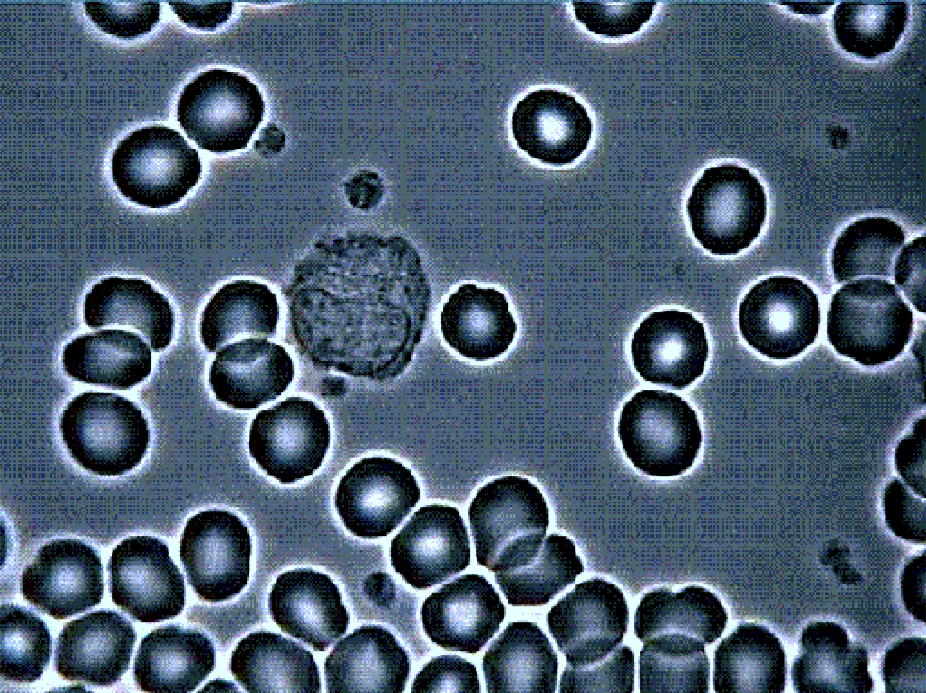
#> input picture Cells.png, 926 x 693 px
$ python cells_main.py
#> lines starting #> are read from the running program, lines starting #| are printed output that depends on the picture; after the words box and inside, x2 and y2 are one past the last pixel; in counts of white or black regions, pixels touching at a corner belong together
import cv2 as cv
import numpy as np
from matplotlib import pyplot as plt


def color_pools(img, base, mask):
    _, markers = cv.connectedComponents(base)
    markers[mask == 255] = 0
    markers = cv.watershed(img, markers)

    # result
    count = markers.max() - 1
    # contour
    img[markers == -1] = [255, 255, 255]
    # background
    img[markers == 1] = [0, 0, 0]

    for marker in range(2, markers.max()):
        color = np.random.choice(range(256), size=3)
        img[markers == marker] = color

    return img, count


img = cv.imread('Cells.png')
#> img is the input picture: shape (693, 926, 3); mean B, G, R 112.5, 93.5, 75.7

kernel_ones_3x3 = np.ones((7, 7), np.uint8)
kernel_ellipse_7x7 = cv.getStructuringElement(cv.MORPH_ELLIPSE, (7, 7))
kernel_ellipse_3x3 = cv.getStructuringElement(cv.MORPH_ELLIPSE, (3, 3))

# binarize
gray = cv.cvtColor(img, cv.COLOR_BGR2GRAY)
blur = cv.GaussianBlur(gray, (17, 17), 0)
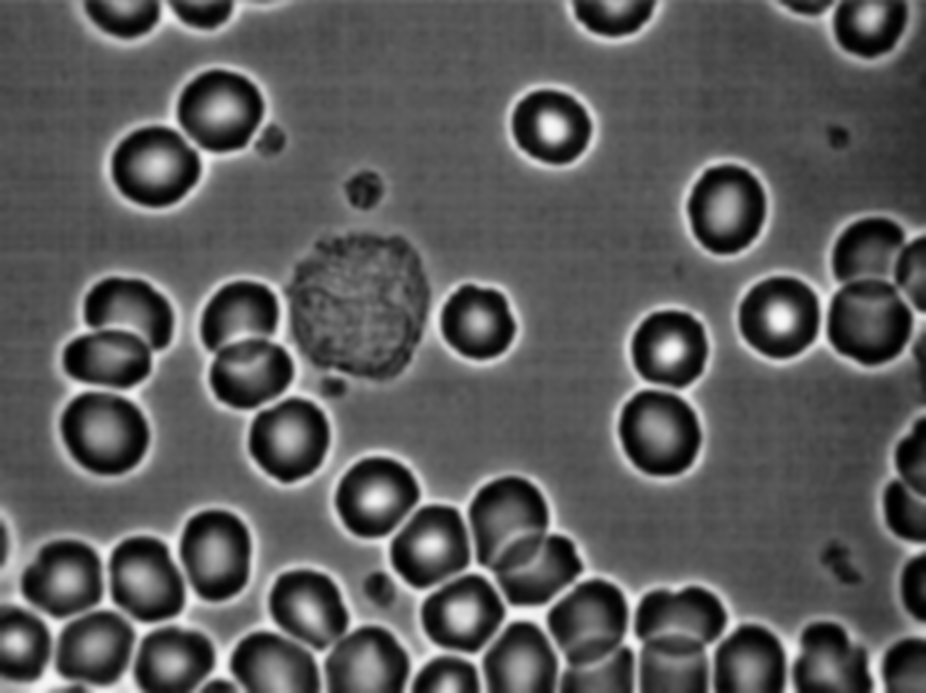
#> blur: shape (693, 926); min 0, max 248, mean 90.4
binary = cv.adaptiveThreshold(blur, 255, cv.ADAPTIVE_THRESH_GAUSSIAN_C, cv.THRESH_BINARY, 21, 10)
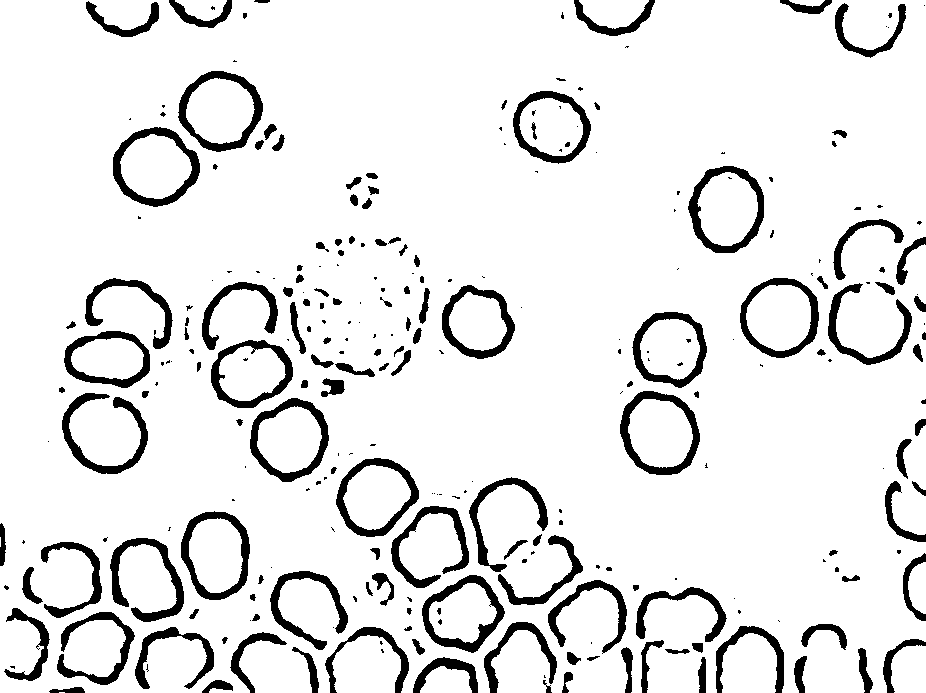
#> binary: shape (693, 926); 90.1% white; 275 black regions (127 under 20 px), largest, box (x1, y1, x2, y2) and area: (113, 127, 200, 207) 1764, (620, 391, 700, 475) 1752, (688, 166, 764, 253) 1731
blur1 = cv.GaussianBlur(binary, (9, 9), 0)
binary = cv.adaptiveThreshold(blur1, 255, cv.ADAPTIVE_THRESH_GAUSSIAN_C, cv.THRESH_BINARY, 21, 10)
#> binary: shape (693, 926); 89.5% white; 261 black regions (39 under 20 px), largest, box (x1, y1, x2, y2) and area: (113, 127, 200, 207) 1744, (620, 391, 700, 475) 1743, (62, 393, 148, 474) 1712

median_filter = cv.medianBlur(binary, 11)
#> median_filter: shape (693, 926); 91.1% white; 127 black regions (22 under 20 px), largest, box (x1, y1, x2, y2) and area: (113, 127, 200, 206) 1735, (620, 391, 700, 475) 1730, (689, 166, 764, 253) 1705

closing = cv.morphologyEx(median_filter, cv.MORPH_CLOSE, kernel_ellipse_3x3, iterations=3)
#> closing: shape (693, 926); 91.8% white; 127 black regions (1 under 20 px), largest, box (x1, y1, x2, y2) and area: (113, 127, 200, 206) 1732, (620, 391, 700, 475) 1726, (689, 166, 764, 253) 1658
opening = cv.morphologyEx(closing, cv.MORPH_OPEN, kernel_ones_3x3, iterations=4)
#> opening: shape (693, 926); 85.7% white; 20 black regions, largest, box (x1, y1, x2, y2) and area: (0, 282, 847, 693) 55080, (740, 219, 926, 365) 6508, (62, 279, 172, 474) 5959

dilate = cv.erode(opening, kernel_ellipse_7x7, iterations=3)
#> dilate: shape (693, 926); 67.4% white; 13 black regions, largest, box (x1, y1, x2, y2) and area: (0, 273, 926, 693) 121050, (731, 210, 926, 374) 16755, (53, 270, 181, 483) 15388
erode = cv.dilate(dilate, kernel_ellipse_3x3, iterations=4)
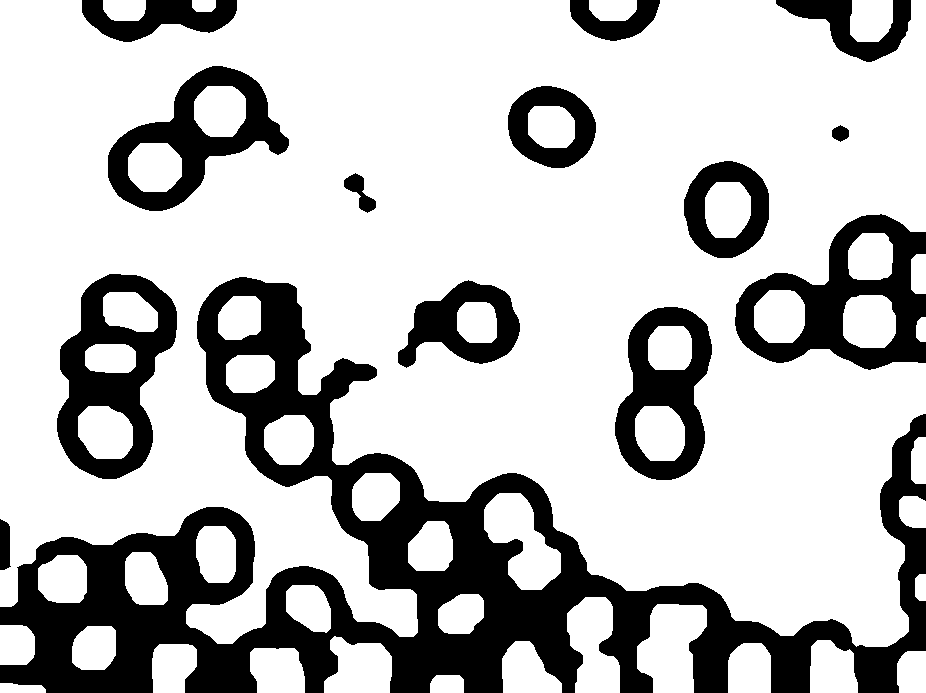
#> erode: shape (693, 926); 74.7% white; 14 black regions, largest, box (x1, y1, x2, y2) and area: (0, 277, 926, 693) 96730, (735, 214, 926, 370) 12783, (57, 274, 177, 479) 11676

binary2 = cv.bitwise_not(erode)

img, count = color_pools(img, erode, binary2)
#> in color_pools, `_, markers = cv.connectedComponents(base)`:
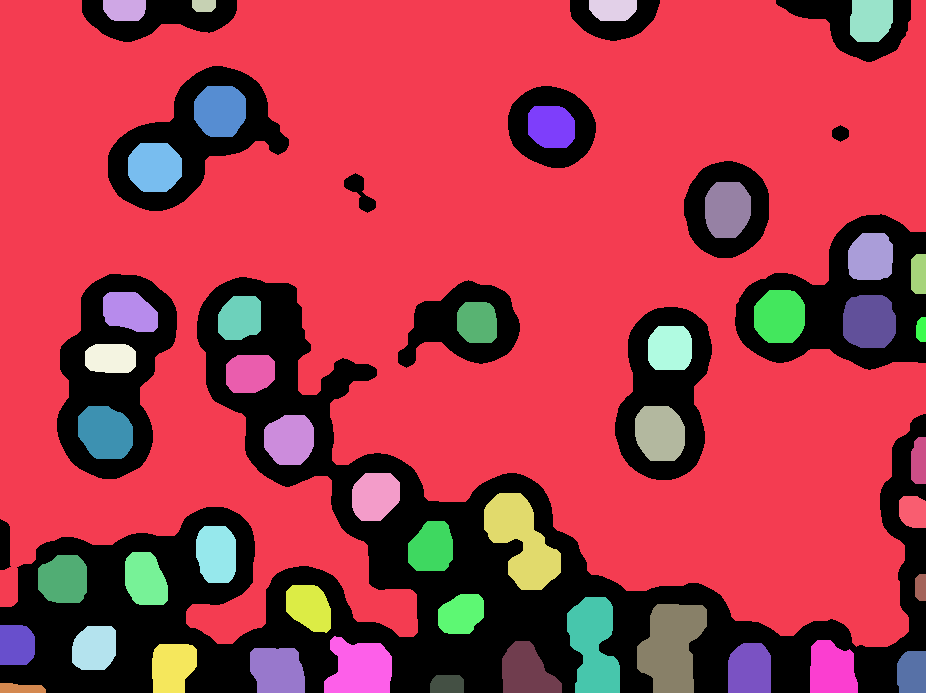
#> markers: shape (693, 926) int32; 48 distinct labels, from 0 to 47; one colour per label, 0 black
#> in color_pools, `markers = cv.watershed(img, markers)`:
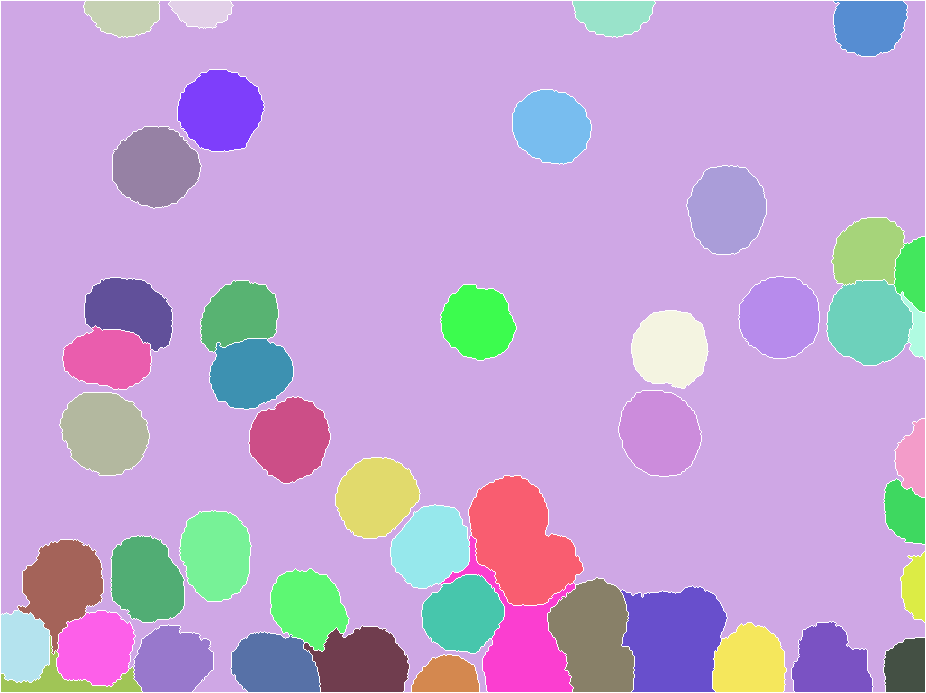
#> markers: shape (693, 926) int32; 48 distinct labels, from -1 to 47; one colour per label, 0 black, -1 white
#> in color_pools, `count = markers.max() - 1`: count = 46
#> in color_pools, `img[markers == -1] = [255, 255, 255]`: img: shape (693, 926, 3); 1.84% of pixels changed, all inside (x1, y1, x2, y2) = (0, 0, 926, 693)
#> in color_pools, `img[markers == 1] = [0, 0, 0]`:
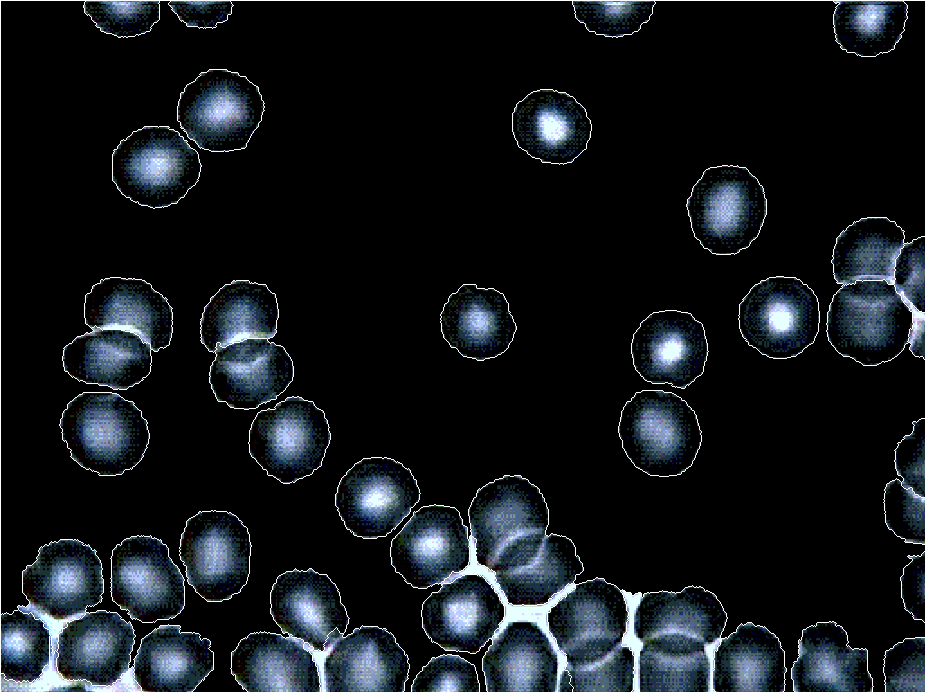
#> img: shape (693, 926, 3); mean B, G, R 27.6, 23.6, 19.5
#> after the loop in color_pools, `for marker in range(2, markers.max()):`:
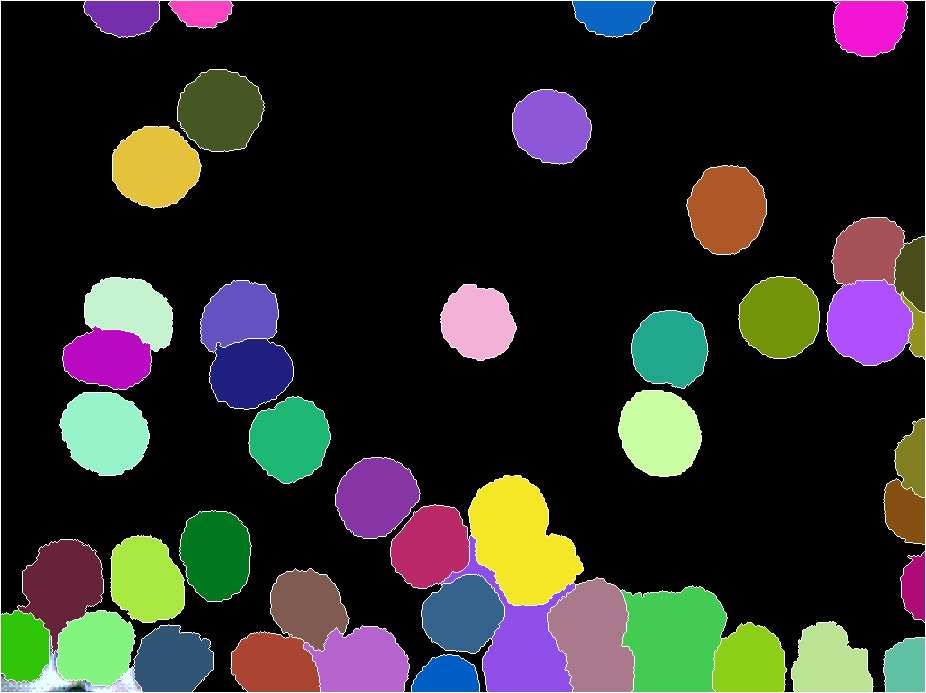
#> img: shape (693, 926, 3); mean B, G, R 41.5, 45, 45.8
#> count = 46
res_title = "Cells Count = " + str(count)
#> res_title = 'Cells Count = 46'

# plot
plt.subplot(251), plt.imshow(gray, cmap='gray')
plt.title('Input'), plt.xticks([]), plt.yticks([])
plt.subplot(252), plt.imshow(blur, cmap='gray')
plt.title('Blur'), plt.xticks([]), plt.yticks([])
plt.subplot(253), plt.imshow(binary, cmap='gray')
plt.title('Binary'), plt.xticks([]), plt.yticks([])
plt.subplot(254), plt.imshow(median_filter, cmap='gray')
plt.title('Median Filter'), plt.xticks([]), plt.yticks([])
plt.subplot(255), plt.imshow(closing, cmap='gray')
plt.title('Closing'), plt.xticks([]), plt.yticks([])

plt.subplot(256), plt.imshow(opening, cmap='gray')
plt.title('Opening'), plt.xticks([]), plt.yticks([])
plt.subplot(257), plt.imshow(dilate, cmap='gray')
plt.title('Dilate'), plt.xticks([]), plt.yticks([])
plt.subplot(258), plt.imshow(erode, cmap='gray')
plt.title('Erode'), plt.xticks([]), plt.yticks([])
plt.subplot(259), plt.imshow(binary2, cmap='gray')
plt.title('Inverted'), plt.xticks([]), plt.yticks([])
plt.subplot(2, 5, 10), plt.imshow(img, cmap='gray')
plt.title(res_title), plt.xticks([]), plt.yticks([])

plt.show()
#> figure, not shown here; B, G, R data is drawn as R, G, B
